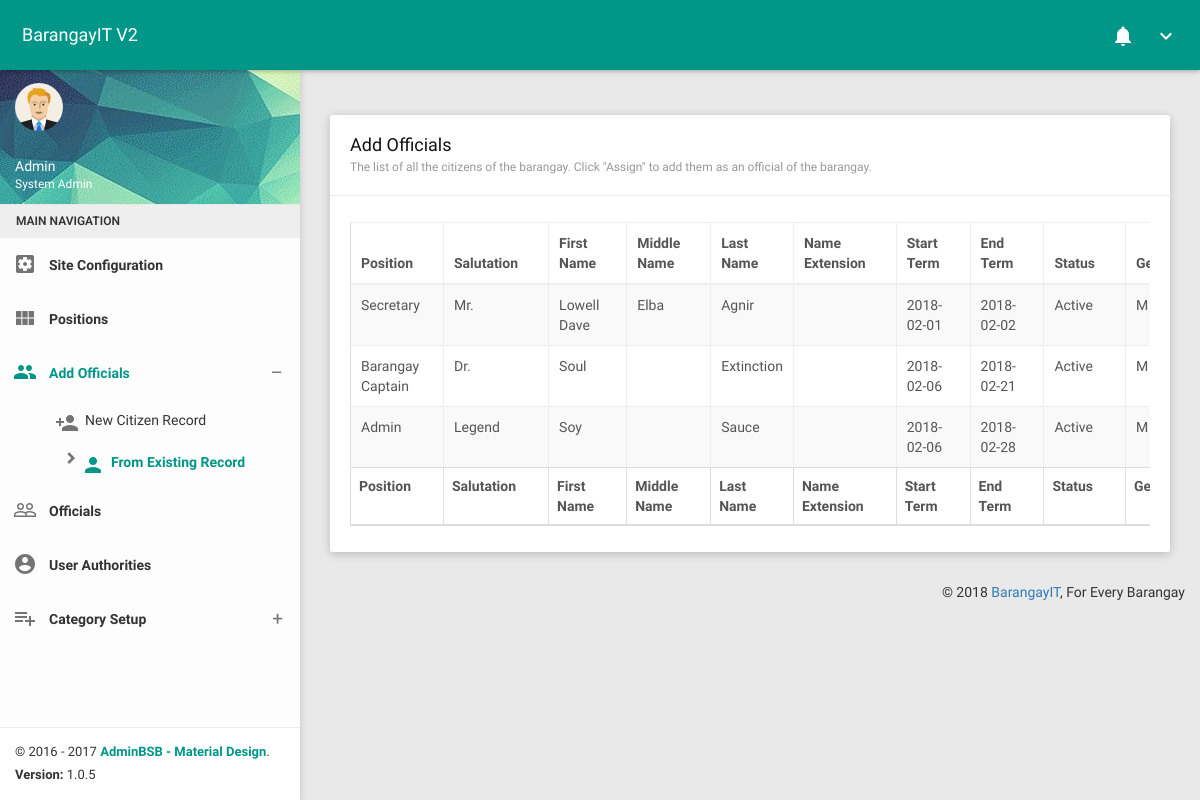
The app's page /AdOfficialFromCitizens.php, older data.
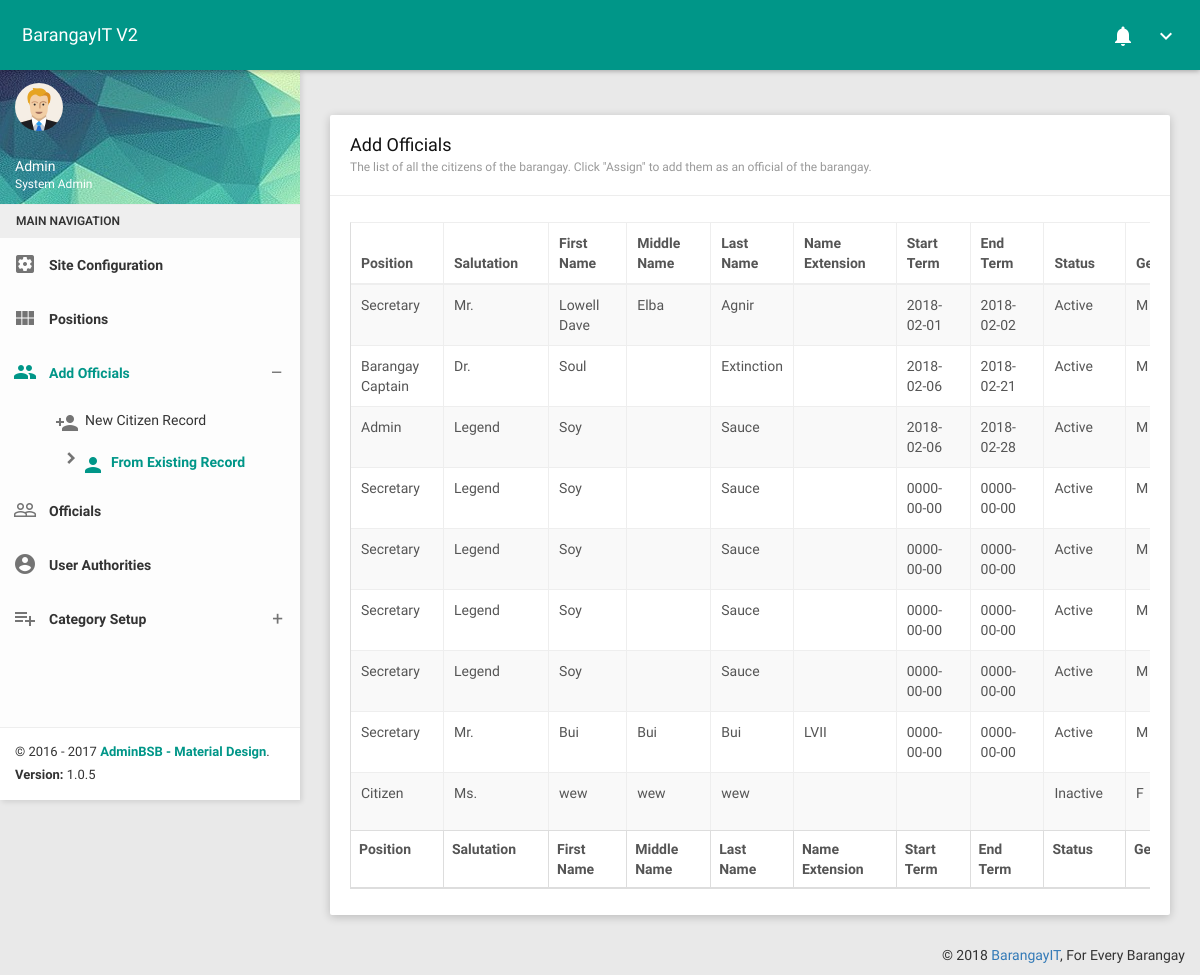
The same page, newer data.
### tables this page shows
CREATE TABLE `bitdb_r_barangayofficial` (
  `Brgy_Official_ID` int(11) NOT NULL,
  `CitizenID` int(11) NOT NULL,
  `PosID` int(11) NOT NULL,
  `StartTerm` date NOT NULL,
  `EndTerm` date NOT NULL,
  `ActUser` bit(1) NOT NULL DEFAULT b'1'
);

CREATE TABLE `bitdb_r_citizen` (
  `Citizen_ID` int(11) NOT NULL,
  `Salutation` varchar(10) NOT NULL,
  `First_Name` varchar(100) NOT NULL,
  `Middle_Name` varchar(100) DEFAULT NULL,
  `Last_Name` varchar(100) NOT NULL,
  `Name_Ext` varchar(10) DEFAULT NULL,
  `Citizen_Email` varchar(50) DEFAULT NULL,
  `Height` float(18,4) NOT NULL,
  `Weight` float(18,4) NOT NULL,
  `Birthdate` date NOT NULL,
  `Birth_Place` varchar(200) DEFAULT NULL,
  `Nationality` varchar(100) NOT NULL,
  `Res_Status` bit(1) NOT NULL DEFAULT b'1',
  `Civil_Status` varchar(10) NOT NULL,
  `Occupation` varchar(100) DEFAULT NULL,
  `Gender` char(1) NOT NULL,
  `Blood_Type` varchar(3) NOT NULL,
  `House_No` varchar(10) NOT NULL,
  `Street` varchar(100) NOT NULL,
  `Zone` varchar(100) NOT NULL,
  `Date_Rec` date NOT NULL,
  `Person_Con` varchar(100) DEFAULT NULL,
  `Contact` decimal(11,0) DEFAULT NULL,
  `ProfilePicture` blob,
  `DigitalSign` blob
);

### AdOfficialFromCitizens.php (the view, shortened to what the changed rows need)
<?php
    include('head.php');
    include('AdminNavbar.php');
?>
<section class="content">
    <div class="container-fluid">
        <div class="row clearfix">
            <div class="col-lg-12 col-md-12 col-sm-12 col-xs-12">
                <div class="card">
                    <div class="header">
                        <h2>
                            Add Officials
                            <small>The list of all the citizens of the barangay. Click "Assign" to add them as an official of the barangay.</small>
                        </h2>
                    </div>
                    <div class="body">
                        <div class="table-responsive">
                            <table class="table table-bordered table-striped table-hover js-basic-example dataTable">
                                <thead>
                                    <tr>
                                        <th>Position</th>
                                        <th>Salutation</th>
                                        <th>First Name</th>
                                        <th>Middle Name</th>
                                        <th>Last Name</th>
                                        <th>Name Extension</th>
                                        <th>Start Term</th>
                                        <th>End Term</th>
                                        <th>Status</th>
                                        <th>Gender</th>
                                    </tr>
                                </thead>
                                <tfoot>
                                    <tr>
                                        <th>Position</th>
                                        <th>Salutation</th>
                                        <th>First Name</th>
                                        <th>Middle Name</th>
                                        <th>Last Name</th>
                                        <th>Name Extension</th>
                                        <th>Start Term</th>
                                        <th>End Term</th>
                                        <th>Status</th>
                                        <th>Gender</th>
                                    </tr>
                                </tfoot>
                                <tbody>
                                    <?php
                                            include_once('dbconn.php');
                                            $CitizenSQL = "SELECT
                                                                    bitdb_r_citizen.Citizen_ID,
                                                                    bitdb_r_barangayofficial.Brgy_Official_ID,
                                                                    IFNULL(bitdb_r_barangayposition.PosName,'Citizen') AS PosName,
                                                                    bitdb_r_citizen.Salutation,
                                                                    bitdb_r_citizen.First_Name,
                                                                    IFNULL(bitdb_r_citizen.Middle_Name,'') AS Middle_Name,
                                                                    bitdb_r_citizen.Last_Name,
                                                                    IFNULL(bitdb_r_citizen.Name_Ext,'') AS Name_Ext,
                                                                    bitdb_r_barangayofficial.StartTerm,
                                                                    bitdb_r_barangayofficial.EndTerm,
                                                                    bitdb_r_citizen.Res_Status,
                                                                    bitdb_r_citizen.Gender,
                                                                    bitdb_r_citizen.Date_Rec
                                                                FROM bitdb_r_citizen
                                                                LEFT JOIN bitdb_r_barangayofficial
                                                                ON bitdb_r_citizen.Citizen_ID = bitdb_r_barangayofficial.CitizenID
                                                                LEFT JOIN bitdb_r_barangayposition
                                                                ON bitdb_r_barangayofficial.PosID = bitdb_r_barangayposition.PosID
                                                                ";
                                            $CitizenQuery = mysqli_query($bitMysqli,$CitizenSQL) or die(mysqli_error($bitMysqli));
                                                if (mysqli_num_rows($CitizenQuery) > 0)
                                                {
                                                    while($row = mysqli_fetch_assoc($CitizenQuery))
                                                    {
                                                        $ID = $row['Citizen_ID'];
                                                        $OfficialID = $row['Brgy_Official_ID'];
                                                        $PosName = $row['PosName'];
                                                        $Salutation = $row['Salutation'];
                                                        $FName = $row['First_Name'];
                                                        $MName = $row['Middle_Name'];
                                                        $LName = $row['Last_Name'];
                                                        $Name_Ext = $row['Name_Ext'];
                                                        $Gender = $row['Gender'];
                                                        $Date_Rec = $row['Date_Rec'];
                                                        $StartTerm = $row['StartTerm'];
                                                        $EndTerm = $row['EndTerm'];
                                                        $FullName = "".$Salutation." ".$FName." ".$MName." ".$LName." ".$Name_Ext."";
                                                        if($row['Res_Status'] == 1)
                                                        {
                                                            $Res_Status = "Active";
                                                        }
                                                        else
                                                        {
                                                            $Res_Status = "Inactive";
                                                        }
                                                        echo
                                                        '<tr>
                                                            <td class="hide">'.$ID.'</td>
                                                            <td class="hide">'.$OfficialID.'</td>
                                                            <td>'.$PosName.'</td>
                                                            <td class="hide">'.$FullName.'</td>
                                                            <td>'.$Salutation.'</td>
                                                            <td>'.$FName.'</td>
                                                            <td>'.$MName.'</td>
                                                            <td>'.$LName.'</td>
                                                            <td>'.$Name_Ext.'</td>
                                                            <td>'.$StartTerm.'</td>
                                                            <td>'.$EndTerm.'</td>
                                                            <td>'.$Res_Status.'</td>
                                                            <td>'.$Gender.'</td>
                                                            <td>'.$Date_Rec.'</td>
                                                            <td>  <button type="button" class="btn btn-success waves-effect editCiti" data-toggle="modal" data-target="#AddOfficialFromCitizModal">
                                                                <i class="material-icons">add_circle_outline</i>
                                                                <span>Assign</span>
                                                            </button>
                                                            </td>
                                                        </tr>';
                                                    }
                                                }
                                            ?>
                                </tbody>
                            </table>
                        </div>
                    </div>
                </div>
            </div>
        </div>
    </div>
</section>
<?php include('footer.php'); ?>

Row changes from the older to the newer data that the page shows:
added bitdb_r_barangayofficial: PosName "Secretary", CitizenID.Salutation "Legend", CitizenID.First_Name "Soy", CitizenID.Last_Name "Sauce", StartTerm "0000-00-00", EndTerm "0000-00-00", CitizenID.Res_Status "Active", CitizenID.Gender "M"
added bitdb_r_barangayofficial: PosName "Secretary", CitizenID.Salutation "Legend", CitizenID.First_Name "Soy", CitizenID.Last_Name "Sauce", StartTerm "0000-00-00", EndTerm "0000-00-00", CitizenID.Res_Status "Active", CitizenID.Gender "M"
added bitdb_r_barangayofficial: PosName "Secretary", CitizenID.Salutation "Legend", CitizenID.First_Name "Soy", CitizenID.Last_Name "Sauce", StartTerm "0000-00-00", EndTerm "0000-00-00", CitizenID.Res_Status "Active", CitizenID.Gender "M"
added bitdb_r_barangayofficial: PosName "Secretary", CitizenID.Salutation "Legend", CitizenID.First_Name "Soy", CitizenID.Last_Name "Sauce", StartTerm "0000-00-00", EndTerm "0000-00-00", CitizenID.Res_Status "Active", CitizenID.Gender "M"
added bitdb_r_barangayofficial: PosName "Secretary", CitizenID.Salutation "Mr.", CitizenID.First_Name "Bui", MName "Bui", CitizenID.Last_Name "Bui", Name_Ext "LVII", StartTerm "0000-00-00", EndTerm "0000-00-00", CitizenID.Res_Status "Active", CitizenID.Gender "M"
added bitdb_r_citizen: PosName "Citizen", Salutation "Ms.", First_Name "wew", MName "wew", Last_Name "wew", Res_Status "Inactive", Gender "F"
